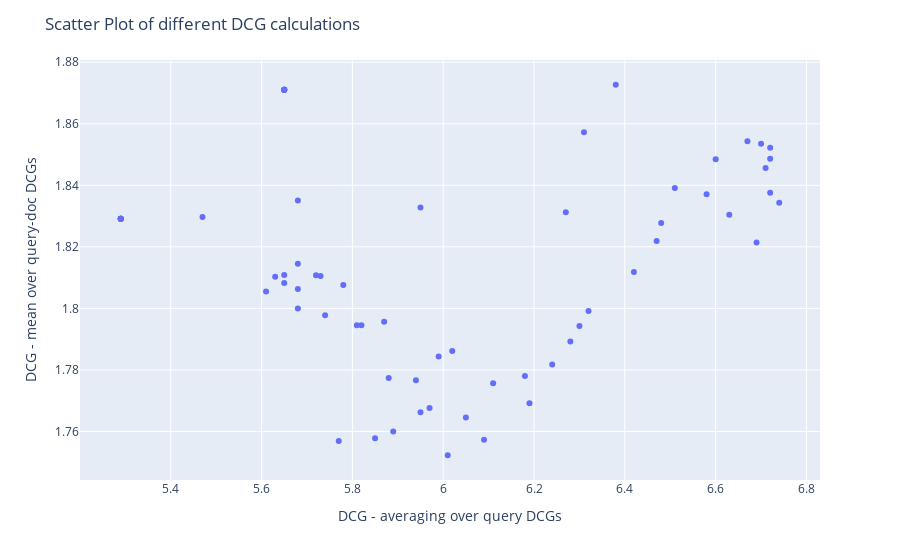

Notebook source saved alongside this figure:
### Code cell
pio.renderers.default = 'plotly_mimetype'
fig = px.scatter(df_mean_dcg_merged, 
                 x='dcg', y='value', 
                 hover_data={'pipeline': True},  # Show query on hover
                 labels={'dcg': 'averaging over query DCGs', 'value': 'mean over query-doc DCGs'})

# Customize the layout
fig.update_layout(title="Scatter Plot of different DCG calculations",
                  xaxis_title="DCG - averaging over query DCGs",
                  yaxis_title="DCG - mean over query-doc DCGs",
                  hovermode="closest")

# Show the plot
fig.show()

### Figure 1 — Plotly figure (JSON) as saved in the notebook; plotly's stock layout.template omitted (floating-point values rounded to 4 significant figures)
{"data": [{"customdata": [["min_maxarithmetic_mean0.0"], ["min_maxarithmetic_mean0.1"], ["min_maxarithmetic_mean0.2"], ["min_maxarithmetic_mean0.3"], ["min_maxarithmetic_mean0.4"], ["min_maxarithmetic_mean0.5"], ["min_maxarithmetic_mean0.6"], ["min_maxarithmetic_mean0.7"], ["min_maxarithmetic_mean0.8"], ["min_maxarithmetic_mean0.9"], ["min_maxarithmetic_mean1.0"], ["min_maxharmonic_mean0.0"], ["min_maxharmonic_mean0.1"], ["min_maxharmonic_mean0.2"], ["min_maxharmonic_mean0.3"], ["min_maxharmonic_mean0.4"], ["min_maxharmonic_mean0.5"], ["min_maxharmonic_mean0.6"], ["min_maxharmonic_mean0.7"], ["min_maxharmonic_mean0.8"], ["min_maxharmonic_mean0.9"], ["min_maxharmonic_mean1.0"], ["min_maxgeometric_mean0.0"], ["min_maxgeometric_mean0.1"], ["min_maxgeometric_mean0.2"], ["min_maxgeometric_mean0.3"], ["min_maxgeometric_mean0.4"], ["min_maxgeometric_mean0.5"], ["min_maxgeometric_mean0.6"], ["min_maxgeometric_mean0.7"], ["min_maxgeometric_mean0.8"], ["min_maxgeometric_mean0.9"], ["min_maxgeometric_mean1.0"], ["l2arithmetic_mean0.0"], ["l2arithmetic_mean0.1"], ["l2arithmetic_mean0.2"], ["l2arithmetic_mean0.3"], ["l2arithmetic_mean0.4"], ["l2arithmetic_mean0.5"], ["l2arithmetic_mean0.6"], ["l2arithmetic_mean0.7"], ["l2arithmetic_mean0.8"], ["l2arithmetic_mean0.9"], ["l2arithmetic_mean1.0"], ["l2harmonic_mean0.0"], ["l2harmonic_mean0.1"], ["l2harmonic_mean0.2"], ["l2harmonic_mean0.3"], ["l2harmonic_mean0.4"], ["l2harmonic_mean0.5"], ["l2harmonic_mean0.6"], ["l2harmonic_mean0.7"], ["l2harmonic_mean0.8"], ["l2harmonic_mean0.9"], ["l2harmonic_mean1.0"], ["l2geometric_mean0.0"], ["l2geometric_mean0.1"], ["l2geometric_mean0.2"], ["l2geometric_mean0.3"], ["l2geometric_mean0.4"], ["l2geometric_mean0.5"], ["l2geometric_mean0.6"], ["l2geometric_mean0.7"], ["l2geometric_mean0.8"], ["l2geometric_mean0.9"], ["l2geometric_mean1.0"]], "hovertemplate": "averaging over query DCGs=%{x}<br>mean over query-doc DCGs=%{y}<br>pipeline=%{customdata[0]}<extra></extra>", "legendgroup": "", "marker": {"color": "#636efa", "symbol": "circle"}, "mode": "markers", "name": "", "orientation": "v", "showlegend": false, "type": "scatter", "x": [5.29, 5.47, 5.68, 5.95, 6.27, 6.51, 6.72, 6.69, 6.63, 6.58, 5.65, 5.29, 5.61, 5.63, 5.65, 5.68, 5.72, 5.74, 5.81, 5.88, 5.99, 5.65, 5.29, 5.68, 5.65, 5.68, 5.73, 5.78, 5.82, 5.87, 5.94, 6.02, 5.65, 5.29, 6.31, 6.38, 6.72, 6.74, 6.72, 6.71, 6.7, 6.67, 6.6, 5.65, 5.29, 5.77, 5.89, 5.95, 6.01, 6.09, 6.19, 6.28, 6.32, 6.47, 5.65, 5.29, 5.85, 5.97, 6.05, 6.11, 6.18, 6.24, 6.3, 6.42, 6.48, 5.65], "xaxis": "x", "y": [1.829, 1.83, 1.835, 1.833, 1.831, 1.839, 1.849, 1.821, 1.83, 1.837, 1.871, 1.829, 1.806, 1.81, 1.811, 1.814, 1.811, 1.798, 1.795, 1.777, 1.784, 1.871, 1.829, 1.8, 1.808, 1.806, 1.811, 1.808, 1.795, 1.796, 1.777, 1.786, 1.871, 1.829, 1.857, 1.873, 1.852, 1.834, 1.838, 1.846, 1.854, 1.854, 1.848, 1.871, 1.829, 1.757, 1.76, 1.766, 1.752, 1.757, 1.769, 1.789, 1.799, 1.822, 1.871, 1.829, 1.758, 1.768, 1.765, 1.776, 1.778, 1.782, 1.794, 1.812, 1.828, 1.871], "yaxis": "y"}], "layout": {"autosize": true, "hovermode": "closest", "legend": {"tracegroupgap": 0}, "margin": {"t": 60}, "title": {"text": "Scatter Plot of different DCG calculations"}, "xaxis": {"anchor": "y", "autorange": true, "domain": [0, 1], "range": [5.197, 6.833], "title": {"text": "DCG - averaging over query DCGs"}, "type": "linear"}, "yaxis": {"anchor": "x", "autorange": true, "domain": [0, 1], "range": [1.743, 1.882], "title": {"text": "DCG - mean over query-doc DCGs"}, "type": "linear"}}}
